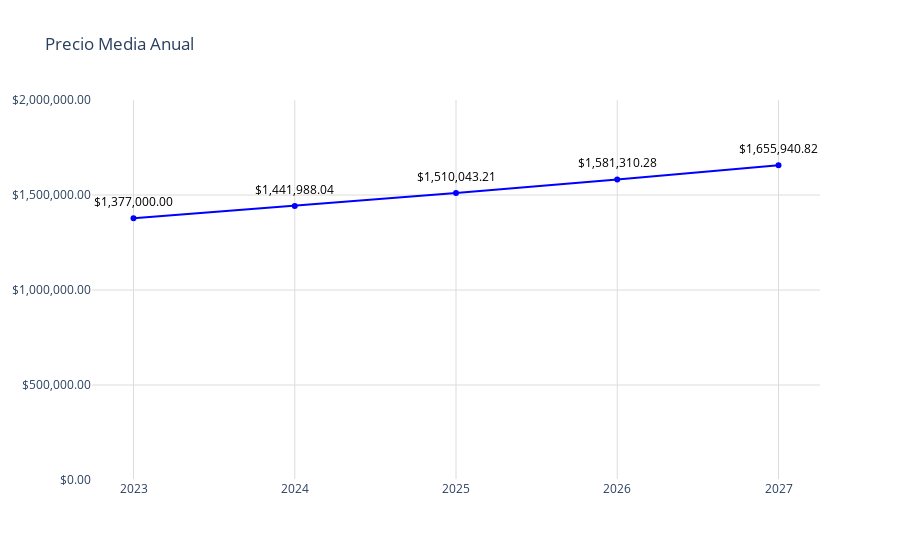

Source (notebook cell):
### Code cell
# Datos
año = precio_medianual_tulancingo_direct['año']
promedio = precio_medianual_tulancingo_direct['conteo']

fig = go.Figure()
fig.add_trace(go.Scatter(
    x=año,
    y=promedio,
    mode='markers+lines',
    marker=dict(color='blue'),
))
# Agregar anotaciones para mostrar los valores encima de los puntos
for a, p in zip(año, promedio):
    fig.add_annotation(
        x=a,
        y=p,
        text=f"${p:,.2f}",  # Formatear el valor del promedio como moneda
        showarrow=False,
        font=dict(color='black', size=12),
        xshift=0,
        yshift=17,
        textangle=0
    )
# Actualizar diseño
fig.update_layout(
    title='Precio Media Anual',
    yaxis=dict(
        range=[0, 2000000],  # Establecer el rango del eje y
        tickvals=[0,500000,1000000,1500000,2000000],  # Definir los valores de las marcas en el eje y
        ticktext=['$0.00', '$500,000.00', '$1,000,000.00', '$1,500,000.00', '$2,000,000.00'],  # Definir el texto de las marcas en el eje y
        gridcolor='#dddcda',   # Color de las líneas de la cuadrícula
        gridwidth=1  # Ancho de las líneas de la cuadrícula
    ),
    xaxis=dict(
        gridcolor='#dddcda', 
        tickmode='array',
        tickvals=año,
        ticktext=año
    ),
    plot_bgcolor='rgba(0,0,0,0)'
)
# Exportar gráfica como archivo HTML
def guardar_grafico_como_html(fig, nombre_archivo, carpeta='graficas'):
    # Crear la carpeta si no existe
    if not os.path.exists(carpeta):
        os.makedirs(carpeta)
    
    # Gráfica como archivo HTML en la carpeta especificada
    pio.write_html(fig, f'{carpeta}/{nombre_archivo}.html')

guardar_grafico_como_html(fig, 'g_scatt_preciomediaanual_prom_direct_tulancingo', carpeta='graficas')
fig.show()

### Figure 1 — Plotly figure (JSON) as saved in the notebook; plotly's stock layout.template omitted (floating-point values rounded to 4 significant figures)
{"data": [{"marker": {"color": "blue"}, "mode": "markers+lines", "type": "scatter", "x": [2023, 2024, 2025, 2026, 2027], "y": [1377000, 1442000.0, 1510000.0, 1581000.0, 1656000.0]}], "layout": {"annotations": [{"font": {"color": "black", "size": 12}, "showarrow": false, "text": "$1,377,000.00", "textangle": 0, "x": 2023, "xshift": 0, "y": 1377000, "yshift": 17}, {"font": {"color": "black", "size": 12}, "showarrow": false, "text": "$1,441,988.04", "textangle": 0, "x": 2024, "xshift": 0, "y": 1442000.0, "yshift": 17}, {"font": {"color": "black", "size": 12}, "showarrow": false, "text": "$1,510,043.21", "textangle": 0, "x": 2025, "xshift": 0, "y": 1510000.0, "yshift": 17}, {"font": {"color": "black", "size": 12}, "showarrow": false, "text": "$1,581,310.28", "textangle": 0, "x": 2026, "xshift": 0, "y": 1581000.0, "yshift": 17}, {"font": {"color": "black", "size": 12}, "showarrow": false, "text": "$1,655,940.82", "textangle": 0, "x": 2027, "xshift": 0, "y": 1656000.0, "yshift": 17}], "plot_bgcolor": "rgba(0,0,0,0)", "title": {"text": "Precio Media Anual"}, "xaxis": {"gridcolor": "#dddcda", "tickmode": "array", "ticktext": [2023, 2024, 2025, 2026, 2027], "tickvals": [2023, 2024, 2025, 2026, 2027]}, "yaxis": {"gridcolor": "#dddcda", "gridwidth": 1, "range": [0, 2000000], "ticktext": ["$0.00", "$500,000.00", "$1,000,000.00", "$1,500,000.00", "$2,000,000.00"], "tickvals": [0, 500000, 1000000, 1500000, 2000000]}}}
